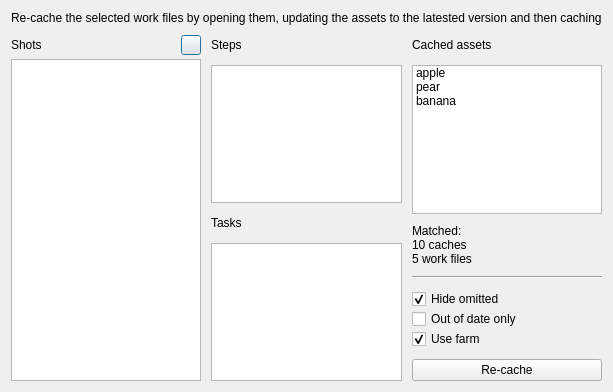
<?xml version="1.0" encoding="UTF-8"?>
<ui version="4.0">
 <class>RecacherUi</class>
 <widget class="QDialog" name="RecacherUi">
  <property name="geometry">
   <rect>
    <x>0</x>
    <y>0</y>
    <width>555</width>
    <height>392</height>
   </rect>
  </property>
  <property name="windowTitle">
   <string>Recacher</string>
  </property>
  <layout class="QGridLayout" name="gridLayout">
   <property name="spacing">
    <number>10</number>
   </property>
   <item row="1" column="0">
    <layout class="QHBoxLayout" name="horizontalLayout_2">
     <item>
      <layout class="QVBoxLayout" name="verticalLayout_2">
       <property name="spacing">
        <number>4</number>
       </property>
       <item>
        <layout class="QHBoxLayout" name="horizontalLayout">
         <item>
          <widget class="QLabel" name="label">
           <property name="minimumSize">
            <size>
             <width>0</width>
             <height>20</height>
            </size>
           </property>
           <property name="text">
            <string>Shots</string>
           </property>
          </widget>
         </item>
         <item>
          <widget class="HPushButton" name="refresh">
           <property name="maximumSize">
            <size>
             <width>20</width>
             <height>20</height>
            </size>
           </property>
           <property name="text">
            <string/>
           </property>
           <property name="icon">
            <iconset>
             <normaloff>P:/global/code/pipeline/bootstrap/psycons/icon_packs/EMOJI/icon.2347.png</normaloff>P:/global/code/pipeline/bootstrap/psycons/icon_packs/EMOJI/icon.2347.png</iconset>
           </property>
           <property name="iconSize">
            <size>
             <width>20</width>
             <height>20</height>
            </size>
           </property>
          </widget>
         </item>
        </layout>
       </item>
       <item>
        <widget class="HListWidget" name="shots">
         <property name="selectionMode">
          <enum>QAbstractItemView::ExtendedSelection</enum>
         </property>
        </widget>
       </item>
      </layout>
     </item>
     <item>
      <layout class="QVBoxLayout" name="verticalLayout_3">
       <item>
        <widget class="QLabel" name="label_3">
         <property name="minimumSize">
          <size>
           <width>0</width>
           <height>20</height>
          </size>
         </property>
         <property name="text">
          <string>Steps</string>
         </property>
        </widget>
       </item>
       <item>
        <widget class="HListWidget" name="steps">
         <property name="selectionMode">
          <enum>QAbstractItemView::ExtendedSelection</enum>
         </property>
        </widget>
       </item>
       <item>
        <widget class="QLabel" name="label_4">
         <property name="minimumSize">
          <size>
           <width>0</width>
           <height>20</height>
          </size>
         </property>
         <property name="text">
          <string>Tasks</string>
         </property>
        </widget>
       </item>
       <item>
        <widget class="HListWidget" name="tasks">
         <property name="selectionMode">
          <enum>QAbstractItemView::ExtendedSelection</enum>
         </property>
        </widget>
       </item>
      </layout>
     </item>
     <item>
      <layout class="QVBoxLayout" name="verticalLayout">
       <item>
        <widget class="QLabel" name="label_2">
         <property name="minimumSize">
          <size>
           <width>0</width>
           <height>20</height>
          </size>
         </property>
         <property name="text">
          <string>Cached assets</string>
         </property>
        </widget>
       </item>
       <item>
        <widget class="HListWidget" name="assets">
         <property name="selectionMode">
          <enum>QAbstractItemView::ExtendedSelection</enum>
         </property>
         <item>
          <property name="text">
           <string>apple</string>
          </property>
         </item>
         <item>
          <property name="text">
           <string>pear</string>
          </property>
         </item>
         <item>
          <property name="text">
           <string>banana</string>
          </property>
         </item>
        </widget>
       </item>
       <item>
        <widget class="QLabel" name="info">
         <property name="text">
          <string>Matched:
10 caches
5 work files</string>
         </property>
        </widget>
       </item>
       <item>
        <widget class="Line" name="line">
         <property name="orientation">
          <enum>Qt::Horizontal</enum>
         </property>
        </widget>
       </item>
       <item>
        <layout class="QVBoxLayout" name="verticalLayout_4">
         <property name="spacing">
          <number>0</number>
         </property>
         <item>
          <widget class="QCheckBox" name="hide_omitted">
           <property name="text">
            <string>Hide omitted</string>
           </property>
           <property name="checked">
            <bool>true</bool>
           </property>
          </widget>
         </item>
         <item>
          <widget class="QCheckBox" name="stale_only">
           <property name="text">
            <string>Out of date only</string>
           </property>
          </widget>
         </item>
         <item>
          <widget class="QCheckBox" name="farm">
           <property name="text">
            <string>Use farm</string>
           </property>
           <property name="checked">
            <bool>true</bool>
           </property>
          </widget>
         </item>
        </layout>
       </item>
       <item>
        <widget class="QPushButton" name="recache">
         <property name="text">
          <string>Re-cache</string>
         </property>
        </widget>
       </item>
      </layout>
     </item>
    </layout>
   </item>
   <item row="0" column="0">
    <widget class="QLabel" name="label_5">
     <property name="text">
      <string>Re-cache the selected work files by opening them, updating the assets to the latested version and then caching</string>
     </property>
    </widget>
   </item>
  </layout>
 </widget>
 <customwidgets>
  <customwidget>
   <class>HListWidget</class>
   <extends>QListWidget</extends>
   <header location="global">hlistwidget.h</header>
   <slots>
    <slot>blah()</slot>
    <slot>redraw()</slot>
   </slots>
  </customwidget>
  <customwidget>
   <class>HPushButton</class>
   <extends>QPushButton</extends>
   <header>hpushbutton.h</header>
  </customwidget>
 </customwidgets>
 <resources/>
 <connections/>
</ui>
